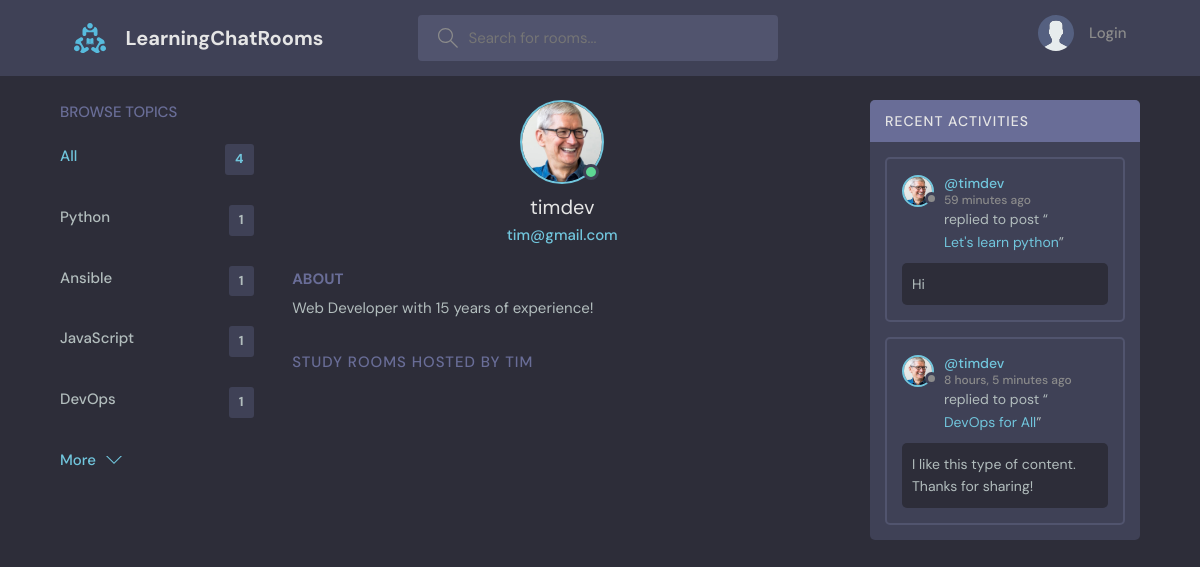
The app's page /profile/2/ with its own data.
### base/models.py (models this page shows, shortened)
class Topic(models.Model):
    name = models.CharField(max_length=200)

class User(AbstractUser):
    name = models.CharField(max_length=200, null=True)
    email = models.EmailField(unique=True, null=True)
    bio = models.TextField(null=True)
    avatar = models.ImageField(null=True, default="avatar.svg")
    USERNAME_FIELD = 'email'
    REQUIRED_FIELDS = []

class Message(models.Model):
    user = models.ForeignKey(User, on_delete=models.CASCADE)
    room = models.ForeignKey(Room, on_delete=models.CASCADE)
    body = models.URLField()
    updated = models.DateTimeField(auto_now=True) #this updates
    created = models.DateTimeField(auto_now_add=True) #one time not updates
    class Meta:
        ordering = ['-updated', '-created']

class Room(models.Model):
    host = models.ForeignKey(User, on_delete=models.SET_NULL, null=True)
    topic = models.ForeignKey(Topic, on_delete=models.SET_NULL, null=True)
    name = models.CharField(max_length=200)
    description = models.TextField(null=True, blank=True)
    participants = models.ManyToManyField(User, related_name='participants', blank=True)
    updated = models.DateTimeField(auto_now=True) #this updates
    created = models.DateTimeField(auto_now_add=True) #one time not updates
    class Meta:
        ordering = ['-updated', '-created']
    def __str__(self):
        return self.name

### base/views.py (the view)
# urls.py: path('profile/<str:pk>/', views.userProfile, name="user-profile"),
def userProfile(request, pk):
    user = User.objects.get(id=pk)
    rooms = user.room_set.all()
    room_messages = user.message_set.all()
    topics = Topic.objects.all()
    context = {'user': user, 'rooms': rooms,
               'room_messages': room_messages, 'topics': topics}
    return render(request, 'base/profile.html', context)

### base/templates/base/profile.html (shortened to what this page needs)
{% extends 'main.html' %}
{% block content %}
  <main class="profile-page layout layout--3">
    <div class="container">
      {% include 'base/topics_components.html' %}
      <div class="roomList">
        <div class="profile">
          <div class="profile__avatar">
            <div class="avatar avatar--large active">
              <img src="{{user.avatar.url}}" />
            </div>
          </div>
          <div class="profile__info">
            <h3>{{user.username}}</h3>
            <p>{{user.email}}</p>
          </div>
          <div class="profile__about">
            <h3>About</h3>
            <p>
              {{user.bio}}
            </p>
          </div>
        </div>
        <div class="roomList__header">
          <div>
            <h2>Study Rooms Hosted by {{user.name}}</a>
            </h2>
          </div>
        </div>
      </div>
      {% include 'base/activity_component.html' %}
    </div>
  </main>
  {% endblock content %}

### base/templates/base/topics_components.html
<div class="topics">
    <div class="topics__header">
      <h2>Browse Topics</h2>
    </div>
    <ul class="topics__list">
      <li>
        <a href="{% url 'home' %}" class="active">All <span>{{topics.count}}</span></a>
      </li>
      {% for topic in topics %}
      <li>
        <a href="{% url 'home' %}?q={{topic.name}}">{{topic.name}}<span>{{topic.room_set.all.count}}</span></a>
      </li>
      {% endfor %}
    </ul>
    <a class="btn btn--link" href="{% url 'topics' %}">
      More
      <svg version="1.1" xmlns="http://www.w3.org/2000/svg" width="32" height="32" viewBox="0 0 32 32">
        <title>chevron-down</title>
        <path d="M16 21l-13-13h-3l16 16 16-16h-3l-13 13z"></path>
      </svg>
    </a>
  </div>

### base/templates/base/activity_component.html (shortened to what this page needs)
<div class="activities">
    <div class="activities__header">
      <h2>Recent Activities</h2>
    </div>
    {% for message in room_messages %}
    <div class="activities__box">
      <div class="activities__boxHeader roomListRoom__header">
        <a href="{% url 'user-profile' message.user.id %}" class="roomListRoom__author">
          <div class="avatar avatar--small">
            <img src="{{message.user.avatar.url}}" />
          </div>
          <p>
            @{{message.user.username}}
            <span>{{ message.created | timesince }} ago</span>
          </p>
        </a>
      </div>
      <div class="activities__boxContent">
        <p>replied to post “<a href="{% url 'room' message.room.id %}">{{message.room}}</a>”</p>
        <div class="activities__boxRoomContent">
          {{ message.body }}
        </div>
      </div>
    </div>
    {% endfor %}
  </div>

### records on screen
Topic: name "Python", room_set.all.count "1"
Topic: name "Ansible", room_set.all.count "1"
Topic: name "JavaScript", room_set.all.count "1"
Topic: name "DevOps", room_set.all.count "1"
User: avatar (picture), username "timdev", email "tim@gmail.com", bio "Web Developer with 15 years of experience!", name "TIM"
Message: user.avatar (picture), user.username "timdev", created "59 minutes", room "Let's learn python", body "Hi"
Message: user.avatar (picture), user.username "timdev", created "8 hours, 5 minutes", room "DevOps for All", body "I like this type of content. Thanks for sharing!"

### other values on screen
{{ topics.count }} "4"
